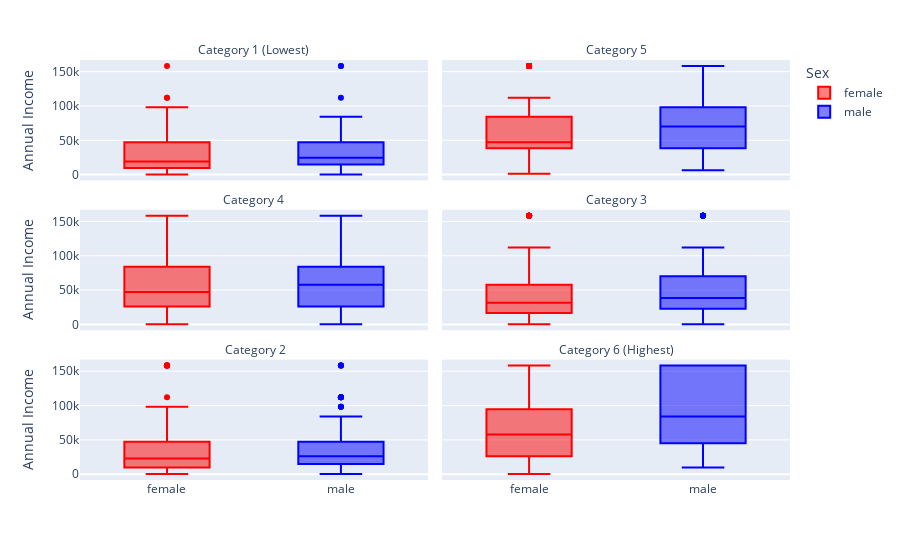

Notebook code cell kept with this figure:
### Markdown cell above
### 2.5. Deeper Dive: Income Gap Across Prestige Levels

To investigate the income gap more closely, we can segment the population by job prestige. This faceted plot breaks job prestige into six equal tiers and displays an income comparison box plot for each, revealing how the income gap may vary across different levels of professional standing.

### Code cell
# Create a new dataframe for this specific plot
prestige_df = gss_clean[['income', 'sex', 'job_prestige']].copy()
prestige_df.dropna(inplace=True)

# Create six categories for job_prestige
prestige_df['prestige_category'] = pd.cut(prestige_df['job_prestige'],
                                          bins=6,
                                          labels=['Category 1 (Lowest)',' Category 2','Category 3','Category 4','Category 5','Category 6 (Highest)'])

# Create the faceted box plot
facet_fig = px.box(prestige_df,
                   x='sex',
                   y='income',
                   color='sex',
                   color_discrete_map={'male':'blue', 'female':'red'},
                   facet_col='prestige_category',
                   facet_col_wrap=2, # Arrange plots in 2 columns
                   labels={'income': 'Annual Income', 'sex': 'Sex'}
                  )

# Clean up facet titles
facet_fig.for_each_annotation(lambda a: a.update(text=a.text.split("=")[-1]))
facet_fig.update_xaxes(title_text=None)

facet_fig.show()

### Figure 1 — Plotly figure (JSON) as saved in the notebook; plotly's stock layout.template omitted (floating-point values rounded to 4 significant figures; data arrays with more than 128 entries replaced by an {"elided": "..."} marker saying what was removed)
{"data": [{"alignmentgroup": "True", "hovertemplate": "Sex=%{x}<br>prestige_category=Category 1 (Lowest)<br>Annual Income=%{y}<extra></extra>", "legendgroup": "female", "marker": {"color": "red"}, "name": "female", "notched": false, "offsetgroup": "female", "orientation": "v", "showlegend": true, "type": "box", "x": ["female", "female", "female", "female", "female", "female", "female", "female", "female", "female", "female", "female", "female", "female", "female", "female", "female", "female", "female", "female", "female", "female", "female", "female", "female", "female", "female", "female", "female", "female", "female", "female", "female", "female", "female", "female", "female", "female", "female", "female", "female", "female", "female", "female", "female", "female", "female", "female", "female", "female", "female", "female", "female", "female", "female", "female", "female", "female", "female", "female", "female", "female", "female", "female", "female", "female", "female", "female", "female", "female", "female", "female", "female", "female", "female", "female", "female", "female", "female", "female", "female", "female", "female", "female", "female", "female", "female", "female", "female", "female", "female", "female", "female", "female", "female", "female", "female", "female", "female", "female", "female", "female", "female", "female", "female", "female", "female", "female", "female", "female", "female", "female", "female", "female", "female", "female", "female", "female", "female", "female", "female", "female", "female", "female", "female"], "x0": " ", "xaxis": "x5", "y": [22780.0, 31540.0, 3856.0, 26290.0, 98140.0, 22780.0, 7886.0, 3856.0, 47320.0, 47320.0, 26290.0, 22780.0, 4556.0, 57830.0, 31540.0, 47320.0, 26290.0, 3154.0, 31540.0, 84120.0, 38560.0, 22780.0, 19280.0, 84120.0, 47320.0, 31540.0, 2454.0, 350.5, 57830.0, 47320.0, 3856.0, 47320.0, 158200.0, 13140.0, 9639.0, 112200.0, 70100.0, 7886.0, 47320.0, 14900.0, 19280.0, 5258.0, 70100.0, 9639.0, 350.5, 3856.0, 19280.0, 38560.0, 19280.0, 9639.0, 13140.0, 38560.0, 84120.0, 16650.0, 19280.0, 19280.0, 38560.0, 16650.0, 19280.0, 38560.0, 6309.0, 70100.0, 16650.0, 11390.0, 3154.0, 7886.0, 5258.0, 22780.0, 47320.0, 31540.0, 47320.0, 70100.0, 2454.0, 6309.0, 26290.0, 7886.0, 57830.0, 26290.0, 19280.0, 22780.0, 57830.0, 7886.0, 16650.0, 9639.0, 3154.0, 11390.0, 38560.0, 14900.0, 9639.0, 2454.0, 19280.0, 14900.0, 19280.0, 1402.0, 112200.0, 7886.0, 57830.0, 11390.0, 38560.0, 22780.0, 57830.0, 19280.0, 7886.0, 9639.0, 70100.0, 14900.0, 14900.0, 57830.0, 70100.0, 11390.0, 14900.0, 47320.0, 19280.0, 57830.0, 19280.0, 70100.0, 26290.0, 57830.0, 38560.0, 1402.0, 31540.0, 26290.0, 6309.0, 6309.0, 70100.0], "y0": " ", "yaxis": "y5"}, {"alignmentgroup": "True", "hovertemplate": "Sex=%{x}<br>prestige_category=Category 5<br>Annual Income=%{y}<extra></extra>", "legendgroup": "female", "marker": {"color": "red"}, "name": "female", "notched": false, "offsetgroup": "female", "orientation": "v", "showlegend": false, "type": "box", "x": {"elided": "197 str values"}, "x0": " ", "xaxis": "x6", "y": {"elided": "197 float values"}, "y0": " ", "yaxis": "y6"}, {"alignmentgroup": "True", "hovertemplate": "Sex=%{x}<br>prestige_category=Category 4<br>Annual Income=%{y}<extra></extra>", "legendgroup": "female", "marker": {"color": "red"}, "name": "female", "notched": false, "offsetgroup": "female", "orientation": "v", "showlegend": false, "type": "box", "x": {"elided": "169 str values"}, "x0": " ", "xaxis": "x3", "y": {"elided": "169 float values"}, "y0": " ", "yaxis": "y3"}, {"alignmentgroup": "True", "hovertemplate": "Sex=%{x}<br>prestige_category=Category 3<br>Annual Income=%{y}<extra></extra>", "legendgroup": "female", "marker": {"color": "red"}, "name": "female", "notched": false, "offsetgroup": "female", "orientation": "v", "showlegend": false, "type": "box", "x": {"elided": "357 str values"}, "x0": " ", "xaxis": "x4", "y": {"elided": "357 float values"}, "y0": " ", "yaxis": "y4"}, {"alignmentgroup": "True", "hovertemplate": "Sex=%{x}<br>prestige_category= Category 2<br>Annual Income=%{y}<extra></extra>", "legendgroup": "female", "marker": {"color": "red"}, "name": "female", "notched": false, "offsetgroup": "female", "orientation": "v", "showlegend": false, "type": "box", "x": {"elided": "234 str values"}, "x0": " ", "xaxis": "x", "y": {"elided": "234 float values"}, "y0": " ", "yaxis": "y"}, {"alignmentgroup": "True", "hovertemplate": "Sex=%{x}<br>prestige_category=Category 6 (Highest)<br>Annual Income=%{y}<extra></extra>", "legendgroup": "female", "marker": {"color": "red"}, "name": "female", "notched": false, "offsetgroup": "female", "orientation": "v", "showlegend": false, "type": "box", "x": ["female", "female", "female", "female", "female", "female", "female", "female", "female", "female", "female", "female", "female", "female", "female", "female", "female", "female", "female", "female", "female", "female", "female", "female", "female", "female", "female", "female", "female", "female", "female", "female", "female", "female", "female", "female", "female", "female", "female"], "x0": " ", "xaxis": "x2", "y": [38560.0, 57830.0, 26290.0, 70100.0, 158200.0, 47320.0, 158200.0, 98140.0, 158200.0, 26290.0, 5258.0, 84120.0, 16650.0, 70100.0, 22780.0, 9639.0, 350.5, 22780.0, 84120.0, 70100.0, 158200.0, 158200.0, 22780.0, 84120.0, 47320.0, 7886.0, 31540.0, 112200.0, 158200.0, 70100.0, 57830.0, 158200.0, 84120.0, 57830.0, 47320.0, 26290.0, 112200.0, 57830.0, 57830.0], "y0": " ", "yaxis": "y2"}, {"alignmentgroup": "True", "hovertemplate": "Sex=%{x}<br>prestige_category=Category 1 (Lowest)<br>Annual Income=%{y}<extra></extra>", "legendgroup": "male", "marker": {"color": "blue"}, "name": "male", "notched": false, "offsetgroup": "male", "orientation": "v", "showlegend": true, "type": "box", "x": ["male", "male", "male", "male", "male", "male", "male", "male", "male", "male", "male", "male", "male", "male", "male", "male", "male", "male", "male", "male", "male", "male", "male", "male", "male", "male", "male", "male", "male", "male", "male", "male", "male", "male", "male", "male", "male", "male", "male", "male", "male", "male", "male", "male", "male", "male", "male", "male", "male", "male", "male", "male", "male", "male", "male", "male", "male", "male", "male", "male", "male", "male", "male", "male", "male", "male", "male", "male", "male", "male", "male", "male", "male", "male", "male", "male", "male", "male", "male", "male", "male", "male", "male", "male"], "x0": " ", "xaxis": "x5", "y": [47320.0, 158200.0, 47320.0, 47320.0, 47320.0, 57830.0, 7886.0, 38560.0, 16650.0, 38560.0, 22780.0, 13140.0, 6309.0, 31540.0, 31540.0, 7886.0, 47320.0, 47320.0, 158200.0, 9639.0, 38560.0, 19280.0, 38560.0, 22780.0, 57830.0, 38560.0, 47320.0, 7886.0, 7886.0, 26290.0, 14900.0, 14900.0, 16650.0, 70100.0, 38560.0, 19280.0, 1402.0, 38560.0, 9639.0, 9639.0, 84120.0, 22780.0, 70100.0, 47320.0, 57830.0, 16650.0, 26290.0, 47320.0, 70100.0, 38560.0, 38560.0, 70100.0, 13140.0, 31540.0, 38560.0, 16650.0, 19280.0, 26290.0, 47320.0, 31540.0, 19280.0, 47320.0, 1402.0, 9639.0, 22780.0, 22780.0, 7886.0, 22780.0, 112200.0, 9639.0, 11390.0, 7886.0, 6309.0, 47320.0, 31540.0, 14900.0, 19280.0, 19280.0, 350.5, 19280.0, 11390.0, 19280.0, 14900.0, 31540.0], "y0": " ", "yaxis": "y5"}, {"alignmentgroup": "True", "hovertemplate": "Sex=%{x}<br>prestige_category=Category 5<br>Annual Income=%{y}<extra></extra>", "legendgroup": "male", "marker": {"color": "blue"}, "name": "male", "notched": false, "offsetgroup": "male", "orientation": "v", "showlegend": false, "type": "box", "x": {"elided": "148 str values"}, "x0": " ", "xaxis": "x6", "y": {"elided": "148 float values"}, "y0": " ", "yaxis": "y6"}, {"alignmentgroup": "True", "hovertemplate": "Sex=%{x}<br>prestige_category=Category 4<br>Annual Income=%{y}<extra></extra>", "legendgroup": "male", "marker": {"color": "blue"}, "name": "male", "notched": false, "offsetgroup": "male", "orientation": "v", "showlegend": false, "type": "box", "x": {"elided": "162 str values"}, "x0": " ", "xaxis": "x3", "y": {"elided": "162 float values"}, "y0": " ", "yaxis": "y3"}, {"alignmentgroup": "True", "hovertemplate": "Sex=%{x}<br>prestige_category=Category 3<br>Annual Income=%{y}<extra></extra>", "legendgroup": "male", "marker": {"color": "blue"}, "name": "male", "notched": false, "offsetgroup": "male", "orientation": "v", "showlegend": false, "type": "box", "x": {"elided": "269 str values"}, "x0": " ", "xaxis": "x4", "y": {"elided": "269 float values"}, "y0": " ", "yaxis": "y4"}, {"alignmentgroup": "True", "hovertemplate": "Sex=%{x}<br>prestige_category= Category 2<br>Annual Income=%{y}<extra></extra>", "legendgroup": "male", "marker": {"color": "blue"}, "name": "male", "notched": false, "offsetgroup": "male", "orientation": "v", "showlegend": false, "type": "box", "x": {"elided": "238 str values"}, "x0": " ", "xaxis": "x", "y": {"elided": "238 float values"}, "y0": " ", "yaxis": "y"}, {"alignmentgroup": "True", "hovertemplate": "Sex=%{x}<br>prestige_category=Category 6 (Highest)<br>Annual Income=%{y}<extra></extra>", "legendgroup": "male", "marker": {"color": "blue"}, "name": "male", "notched": false, "offsetgroup": "male", "orientation": "v", "showlegend": false, "type": "box", "x": ["male", "male", "male", "male", "male", "male", "male", "male", "male", "male", "male", "male", "male", "male", "male", "male", "male", "male", "male", "male", "male", "male", "male", "male", "male", "male", "male", "male", "male", "male", "male", "male", "male", "male", "male", "male", "male", "male", "male", "male", "male", "male", "male", "male", "male", "male", "male", "male", "male", "male", "male", "male", "male"], "x0": " ", "xaxis": "x2", "y": [112200.0, 84120.0, 31540.0, 70100.0, 158200.0, 158200.0, 158200.0, 84120.0, 158200.0, 38560.0, 158200.0, 57830.0, 158200.0, 57830.0, 158200.0, 158200.0, 38560.0, 19280.0, 57830.0, 57830.0, 70100.0, 22780.0, 31540.0, 84120.0, 84120.0, 84120.0, 158200.0, 26290.0, 158200.0, 158200.0, 57830.0, 112200.0, 19280.0, 84120.0, 47320.0, 38560.0, 9639.0, 158200.0, 84120.0, 98140.0, 57830.0, 38560.0, 47320.0, 31540.0, 84120.0, 98140.0, 158200.0, 31540.0, 158200.0, 47320.0, 57830.0, 70100.0, 112200.0], "y0": " ", "yaxis": "y2"}], "layout": {"annotations": [{"font": {}, "showarrow": false, "text": " Category 2", "x": 0.245, "xanchor": "center", "xref": "paper", "y": 0.2867, "yanchor": "bottom", "yref": "paper"}, {"font": {}, "showarrow": false, "text": "Category 6 (Highest)", "x": 0.755, "xanchor": "center", "xref": "paper", "y": 0.2867, "yanchor": "bottom", "yref": "paper"}, {"font": {}, "showarrow": false, "text": "Category 4", "x": 0.245, "xanchor": "center", "xref": "paper", "y": 0.6433, "yanchor": "bottom", "yref": "paper"}, {"font": {}, "showarrow": false, "text": "Category 3", "x": 0.755, "xanchor": "center", "xref": "paper", "y": 0.6433, "yanchor": "bottom", "yref": "paper"}, {"font": {}, "showarrow": false, "text": "Category 1 (Lowest)", "x": 0.245, "xanchor": "center", "xref": "paper", "y": 1.0, "yanchor": "bottom", "yref": "paper"}, {"font": {}, "showarrow": false, "text": "Category 5", "x": 0.755, "xanchor": "center", "xref": "paper", "y": 1.0, "yanchor": "bottom", "yref": "paper"}], "boxmode": "overlay", "legend": {"title": {"text": "Sex"}, "tracegroupgap": 0}, "margin": {"t": 60}, "xaxis": {"anchor": "y", "categoryarray": ["female", "male"], "categoryorder": "array", "domain": [0, 0.49], "title": {}}, "xaxis2": {"anchor": "y2", "categoryarray": ["female", "male"], "categoryorder": "array", "domain": [0.51, 1], "matches": "x", "title": {}}, "xaxis3": {"anchor": "y3", "domain": [0, 0.49], "matches": "x", "showticklabels": false}, "xaxis4": {"anchor": "y4", "domain": [0.51, 1], "matches": "x", "showticklabels": false}, "xaxis5": {"anchor": "y5", "domain": [0, 0.49], "matches": "x", "showticklabels": false}, "xaxis6": {"anchor": "y6", "domain": [0.51, 1], "matches": "x", "showticklabels": false}, "yaxis": {"anchor": "x", "domain": [0, 0.2867], "title": {"text": "Annual Income"}}, "yaxis2": {"anchor": "x2", "domain": [0, 0.2867], "matches": "y", "showticklabels": false}, "yaxis3": {"anchor": "x3", "domain": [0.3567, 0.6433], "matches": "y", "title": {"text": "Annual Income"}}, "yaxis4": {"anchor": "x4", "domain": [0.3567, 0.6433], "matches": "y", "showticklabels": false}, "yaxis5": {"anchor": "x5", "domain": [0.7133, 1.0], "matches": "y", "title": {"text": "Annual Income"}}, "yaxis6": {"anchor": "x6", "domain": [0.7133, 1.0], "matches": "y", "showticklabels": false}}}
